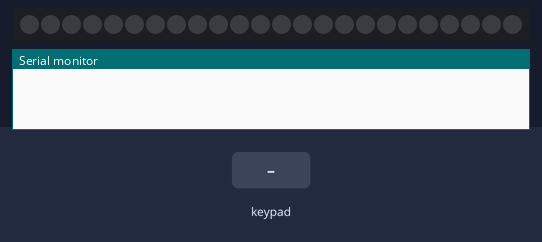
A sketch run on a simulated Arduino Uno, built with avr-gcc and run on an emulated ATmega328P. On the bench: 24 RGB LEDs in strip order, left to right, the last lines printed to the serial monitor. The inputs (shaded band) are chosen by the test bench.

Above: at 1.2 s.
1.3 s: keypad keys 1 A C 9 1 B D pressed 0.4 s apart
At 3.76 s:
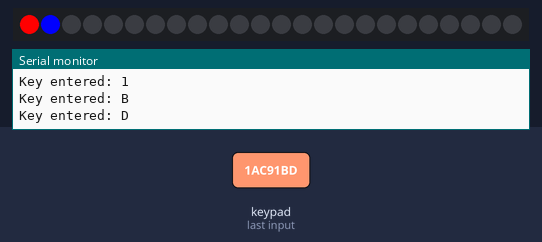
At 7.9 s:
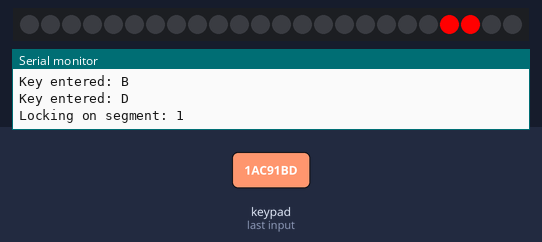
Timing chart, 0 to 9.4 s (numbered marks = the images above; inputs shaded):
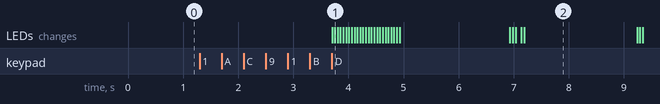

Measured:
- after the input at 1.3 s, the LEDs: first change after 2.4 s (image 1 shows a later state)

The sketch:

exerc_6_3.ino
```cpp
// (C) Maryam Esmaeili Darestani, Lucas Nordgren, Hannah Shiels: Group 6 2022
// Work package 6
// Exercise 3
// Submission code: 947236
// Tinkercad link: https://www.tinkercad.com/things/1OUts8lO2KQ-wp6-ex3/editel?sharecode=0mj_UTuvpWQJf6feKJ-VngEFTXkAEOaM4D6IxQ3A4o0
#include <Adafruit_NeoPixel.h>
#include <Keypad.h>
#include <string.h> // for comparison of strings

// CONSTANTS
#define KEY_ENTERED_MESSAGE "Key entered: "       // key message
#define VALID_MESSAGE "Valid address entered"     // valid message
#define ERROR_MESSAGE "Wrong address entered"     // error message
#define LOCKING_ON_MESSAGE "Locking on segment: " // locking on message
#define NUMBER_OF_PIXELS 24                       // neopixel leds                                                                                         // The number of pixels in a neo pixel
#define NEO_PIN 2                                 // pin for neopixel                                                                                                  // The digital pin that the neo pixel is connected through

Adafruit_NeoPixel pixels = Adafruit_NeoPixel(NUMBER_OF_PIXELS, NEO_PIN, NEO_GRB + NEO_KHZ800);                             // To use the neo library
const char *valid_addresses[8] = {"1AC91BD", "342824A", "6D1732B", "52A64AC", "413553A", "34246CC", "23B393B", "9999999"}; // list of valid addresses to accept

const int pairs[7][2] = {{20, 21}, {0, 23}, {2, 3}, {8, 9}, {11, 12}, {14, 15}, {17, 18}}; // segments of neopixels to turn on as we lock in

#define DIGIT_COUNT 7                  // amount of digits that can be entered
char digits_entered[DIGIT_COUNT] = {}; // keep track of digits entered
int currentAmtElements = 0;            // keep track of amount of elements entered in digits entered array

// CONSTANTS
const char ROWS = 4;    // row amount
const char COLUMNS = 4; // column amount
// configure possible KeyPad keys
const char KEYS[ROWS][COLUMNS] = {
    {'1', '2', '3', 'A'},
    {'4', '5', '6', 'B'},
    {'7', '8', '9', 'C'},
    {'*', '0', '#', 'D'}};

// VARIABLES
byte R_PINS[ROWS] = {11, 10, 9, 8};                                      // Pins for keypad rows
byte C_PINS[COLUMNS] = {7, 6, 5, 4};                                     // Pins for keypad columns
Keypad keypad = Keypad(makeKeymap(KEYS), R_PINS, C_PINS, ROWS, COLUMNS); // KeyPad

void setup()
{
  pixels.begin();     // initialize the neopixel
  Serial.begin(9600); // begin serial monitor
}

void loop()
{
  if (currentAmtElements != DIGIT_COUNT) // if not all 7 digits have been entered
  {
    char pressedKey = keypad.getKey(); // get pressed key
    addKey(pressedKey);                // add key to array of all entered digits
  }
  else // otherwise
  {
    for (int i = 0; i < NUMBER_OF_PIXELS; i++) // loop through all LEDs in neopixel
    {
      setColor(i); // set the color of LEDs and turn the neo pixel on
      delay(50);   // add small delay between leds turning on
    }
    turnOffLeds();          // turn off all leds
    delay(2000);            // wait 2 seconds before locking in
    lockIn();               // lock in on each of the segements of the neopixels
    delay(2000);            // wait 2 seconds after locking in is done
    turnOffLeds();          // turn off all leds
    currentAmtElements = 0; // reset amount of elements entered
  }
}

// add key entered to array and print it out
void addKey(char key)
{
  if (key != 0 && key != '#' && key != '*') // if key isn't empty, and is a character from the list of valid addresses
  {
    digits_entered[currentAmtElements] = key; // set key to current amount of elements in array
    currentAmtElements++;                     // increase current of amount of elements
    Serial.print(KEY_ENTERED_MESSAGE);        // print msg
    Serial.println(key);                      // print the pressed key
  }
}

// turn off all leds
void turnOffLeds()
{
  pixels.clear(); // clear all leds of color
  pixels.show();  // show clear effect on leds
}

// used for "locking in" to each segment
void lockIn()
{
  // for all segments that can be turned on except the last one
  for (int i = 0; i < DIGIT_COUNT - 1; i++)
  {
    Serial.print(LOCKING_ON_MESSAGE); // print locking on msg
    Serial.println((i + 1));          // print segment num
    blink_segments(i, 255, 0, 0);     // blink current amount of segments
    turnOffLeds();                    // turn off all leds
    blink_segments(i, 255, 0, 0);     // blink current amount of segments
    delay(2000);                      // wait 2 seconds
  }
  if (checkValidAddress() == 1) // if the address is valid
  {
    errorLights(); // show error animation if the entered digits entered do not match any valid address
  }
  else // otherwise
  {
    Serial.println(VALID_MESSAGE);          // print valid address msg
    Serial.print(LOCKING_ON_MESSAGE);       // print locking on msg
    Serial.println(DIGIT_COUNT);            // print last segment that will be turned on
    turnOffLeds();                          // turn off all leds
    blink_segments(DIGIT_COUNT, 255, 0, 0); // blink current amount of segments
    turnOffLeds();                          // turn off leds
    blink_segments(DIGIT_COUNT, 255, 0, 0); // blink current amount of segments
  }
}

// blink segments of the neopixel
void blink_segments(int pair, int r, int g, int b)
{
  setSegmentsOn(pair, r, g, b);   // set on all leds in current segment
  pixels.show();                  // show pixels on neopixel
  delay(50);                      // wait a bit
  turnOffLeds();                  // turn off all leds
  delay(50);                      // wait a bit
  setSegmentsOn(pair, 255, 0, 0); // set on all leds in current segment
  pixels.show();                  // show pixels on neopixel
  delay(50);                      // wait a bit
}

// show error animation on neo pixel if entered address if wrong
void errorLights()
{
  Serial.println(ERROR_MESSAGE); // print out error message
  for (int i = 0; i < 4; i++)    // blink all leds a few times
  {
    blinkAllLedsRed(); // blink all leds red
    delay(150);        // wait a bit
  }
  turnOffLeds(); // turn off all leds
  delay(1000);   // wait a second
}

// turn on all leds red and turn off again
void blinkAllLedsRed()
{
  turnOffLeds();                        // turn off all leds
  delay(50);                            // wait a bit
  pixels.fill(pixels.Color(255, 0, 0)); // set all leds red
  pixels.show();                        // show leds with new color
  delay(50);                            // wait a bit
}

// set on the colours of the current amount of segments on
void setSegmentsOn(int i, int r, int g, int b)
{
  for (int j = 0; j < i + 1; j++) // turn on all leds corresponding to the amount of segments currently added
  {
    pixels.setPixelColor(pairs[j][0], pixels.Color(r, g, b)); // set the LED color of first number in pair
    pixels.setPixelColor(pairs[j][1], pixels.Color(r, g, b)); // set the LED color of second number in pair
  }
}

// check if the address entered is valid
int checkValidAddress()
{
  char enteredStr[8];                     // store string in this
  strncpy(enteredStr, digits_entered, 7); // convert digits entered char array to a string
  enteredStr[7] = '\0';                   // add null character as last element, so string is correctly compared
  for (int i = 0; i < 8; i++)             // loop through the number of valid addresses
  {
    if (strcmp(enteredStr, valid_addresses[i]) == 0) // compare the digits entered to the current valid address, if they match
    {
      return 0; // return 0 if strings match
    }
  }
  return 1; // return 1 if there is no match
}

// set the color of led inputted to function on based on whether they are odd or even
void setColor(int i)
{
  int red = 0;   // store amount of red
  int green = 0; // store amount of green
  int blue = 0;  // store amount of blue

  if (i % 2 == 0) // if led is even
  {
    red = 255; // set amount of red
    green = 0; // set amount of green
    blue = 0;  // set amount of blue
  }
  else // otherwise
  {
    red = 0;    // set amount of red
    green = 0;  // set amount of green
    blue = 255; // set amount of red
  }

  pixels.setPixelColor(i, pixels.Color(red, green, blue)); // set led color
  pixels.show();                                           // turn on the neo pixel
}
```
